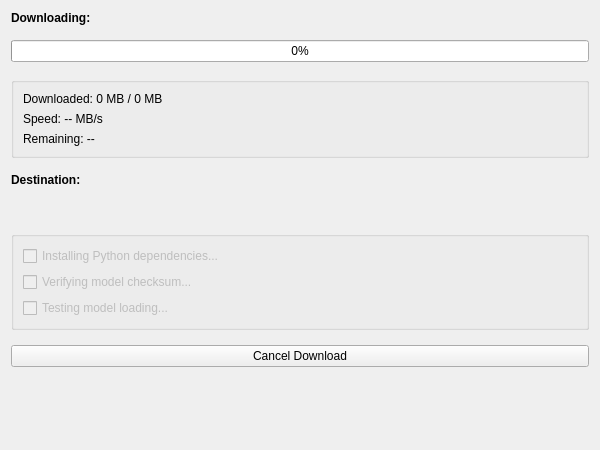
<?xml version="1.0" encoding="UTF-8"?>
<ui version="4.0">
 <class>DownloadPage</class>
 <widget class="QWizardPage" name="DownloadPage">
  <property name="geometry">
   <rect>
    <x>0</x>
    <y>0</y>
    <width>600</width>
    <height>450</height>
   </rect>
  </property>
  <layout class="QVBoxLayout" name="main_layout">
   <property name="spacing">
    <number>15</number>
   </property>
   <item>
    <widget class="QLabel" name="filename_label_">
     <property name="styleSheet">
      <string notr="true">font-weight: bold;</string>
     </property>
     <property name="text">
      <string>Downloading:</string>
     </property>
    </widget>
   </item>
   <item>
    <widget class="QProgressBar" name="progress_bar_">
     <property name="minimum">
      <number>0</number>
     </property>
     <property name="maximum">
      <number>100</number>
     </property>
     <property name="value">
      <number>0</number>
     </property>
     <property name="textVisible">
      <bool>true</bool>
     </property>
    </widget>
   </item>
   <item>
    <widget class="QGroupBox" name="details_group_">
     <property name="title">
      <string/>
     </property>
     <layout class="QVBoxLayout" name="details_layout">
      <item>
       <widget class="QLabel" name="progress_label_">
        <property name="text">
         <string>Downloaded: 0 MB / 0 MB</string>
        </property>
       </widget>
      </item>
      <item>
       <widget class="QLabel" name="speed_label_">
        <property name="text">
         <string>Speed: -- MB/s</string>
        </property>
       </widget>
      </item>
      <item>
       <widget class="QLabel" name="remaining_label_">
        <property name="text">
         <string>Remaining: --</string>
        </property>
       </widget>
      </item>
     </layout>
    </widget>
   </item>
   <item>
    <widget class="QLabel" name="dest_title_">
     <property name="styleSheet">
      <string notr="true">font-weight: bold;</string>
     </property>
     <property name="text">
      <string>Destination:</string>
     </property>
    </widget>
   </item>
   <item>
    <widget class="QLabel" name="destination_label_">
     <property name="styleSheet">
      <string notr="true">color: #666;</string>
     </property>
     <property name="text">
      <string/>
     </property>
     <property name="wordWrap">
      <bool>true</bool>
     </property>
    </widget>
   </item>
   <item>
    <widget class="QGroupBox" name="status_group_">
     <property name="title">
      <string/>
     </property>
     <layout class="QVBoxLayout" name="status_layout">
      <item>
       <widget class="QCheckBox" name="deps_checkbox_">
        <property name="enabled">
         <bool>false</bool>
        </property>
        <property name="text">
         <string>Installing Python dependencies...</string>
        </property>
       </widget>
      </item>
      <item>
       <widget class="QCheckBox" name="verify_checkbox_">
        <property name="enabled">
         <bool>false</bool>
        </property>
        <property name="text">
         <string>Verifying model checksum...</string>
        </property>
       </widget>
      </item>
      <item>
       <widget class="QCheckBox" name="test_checkbox_">
        <property name="enabled">
         <bool>false</bool>
        </property>
        <property name="text">
         <string>Testing model loading...</string>
        </property>
       </widget>
      </item>
     </layout>
    </widget>
   </item>
   <item>
    <widget class="QPushButton" name="cancel_button_">
     <property name="text">
      <string>Cancel Download</string>
     </property>
    </widget>
   </item>
   <item>
    <spacer name="verticalSpacer">
     <property name="orientation">
      <enum>Qt::Vertical</enum>
     </property>
     <property name="sizeHint" stdset="0">
      <size>
       <width>20</width>
       <height>40</height>
      </size>
     </property>
    </spacer>
   </item>
  </layout>
 </widget>
 <resources/>
 <connections/>
</ui>
